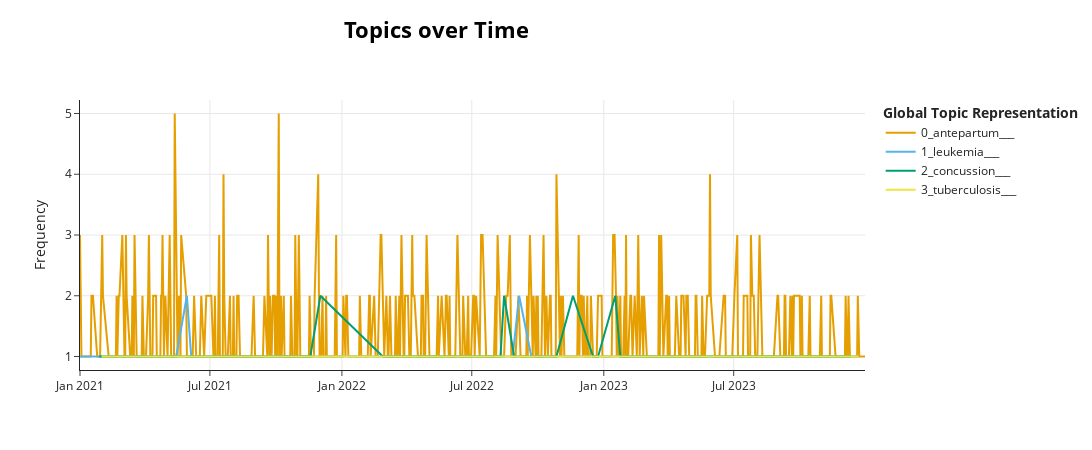

Notebook cell for this chart:
### Code cell
# visualize
topic_model.visualize_topics_over_time(topics_over_time)

### Figure 1 — Plotly figure (JSON) as saved in the notebook; plotly's stock layout.template omitted (floating-point values rounded to 4 significant figures; data arrays with more than 128 entries replaced by an {"elided": "..."} marker saying what was removed)
{"data": [{"hoverinfo": "text", "hovertext": {"elided": "594 str values"}, "marker": {"color": "#E69F00"}, "mode": "lines", "name": "0_antepartum___", "type": "scatter", "x": {"elided": "594 str values"}, "y": {"elided": "594 int values"}}, {"hoverinfo": "text", "hovertext": ["<b>Topic 1</b><br>Words: leukemia, , , , ", "<b>Topic 1</b><br>Words: leukemia, , , , ", "<b>Topic 1</b><br>Words: leukemia, , , , ", "<b>Topic 1</b><br>Words: lymphoproliferative disorder, , , , ", "<b>Topic 1</b><br>Words: leukemia, , , , ", "<b>Topic 1</b><br>Words: leukemia, , , , ", "<b>Topic 1</b><br>Words: leukemia, , , , ", "<b>Topic 1</b><br>Words: leukemia, , , , ", "<b>Topic 1</b><br>Words: leukemia, , , , ", "<b>Topic 1</b><br>Words: leukemia, , , , ", "<b>Topic 1</b><br>Words: ear, , , , ", "<b>Topic 1</b><br>Words: sarcoma, , , , ", "<b>Topic 1</b><br>Words: leukemia, , , , ", "<b>Topic 1</b><br>Words: leukemia, , , , ", "<b>Topic 1</b><br>Words: carcinoma, , , , ", "<b>Topic 1</b><br>Words: neoplasm, , , , ", "<b>Topic 1</b><br>Words: leukemia, , , , ", "<b>Topic 1</b><br>Words: leukemia, , , , ", "<b>Topic 1</b><br>Words: leukemia, , , , ", "<b>Topic 1</b><br>Words: leukemia, , , , ", "<b>Topic 1</b><br>Words: leukemia, , , , ", "<b>Topic 1</b><br>Words: leukemia, , , , ", "<b>Topic 1</b><br>Words: leukemia, , , , ", "<b>Topic 1</b><br>Words: leukemia, , , , ", "<b>Topic 1</b><br>Words: leukemia, , , , ", "<b>Topic 1</b><br>Words: tuberculosis, , , , ", "<b>Topic 1</b><br>Words: leukemia, , , , ", "<b>Topic 1</b><br>Words: leukemia, , , , ", "<b>Topic 1</b><br>Words: leukemia, , , , ", "<b>Topic 1</b><br>Words: leukemia, , , , ", "<b>Topic 1</b><br>Words: leukemia, , , , ", "<b>Topic 1</b><br>Words: leukemia, , , , ", "<b>Topic 1</b><br>Words: lymphoma, , , , ", "<b>Topic 1</b><br>Words: lymphosarcoma, , , , ", "<b>Topic 1</b><br>Words: reticuloendotheliosis, , , , ", "<b>Topic 1</b><br>Words: carcinoma, , , , ", "<b>Topic 1</b><br>Words: biliary carcinoma, , , , ", "<b>Topic 1</b><br>Words: leukemia, , , , ", "<b>Topic 1</b><br>Words: leukemia, , , , ", "<b>Topic 1</b><br>Words: leukemia, , , , ", "<b>Topic 1</b><br>Words: lymphoma, , , , ", "<b>Topic 1</b><br>Words: leukemia, , , , ", "<b>Topic 1</b><br>Words: leukemia, , , , ", "<b>Topic 1</b><br>Words: leukemia, , , , ", "<b>Topic 1</b><br>Words: leukemia, , , , ", "<b>Topic 1</b><br>Words: leukemia, , , , ", "<b>Topic 1</b><br>Words: coccyx, , , , ", "<b>Topic 1</b><br>Words: leukemia, , , , ", "<b>Topic 1</b><br>Words: leukemia, , , , ", "<b>Topic 1</b><br>Words: lymphoid, , , , ", "<b>Topic 1</b><br>Words: neoplasm, , , , ", "<b>Topic 1</b><br>Words: leukemia, , , , ", "<b>Topic 1</b><br>Words: carcinoma, , , , ", "<b>Topic 1</b><br>Words: leukemia, , , , ", "<b>Topic 1</b><br>Words: leukemia, , , , ", "<b>Topic 1</b><br>Words: bladder cancer, , , , ", "<b>Topic 1</b><br>Words: carcinoma, , , , ", "<b>Topic 1</b><br>Words: leukemia, , , , ", "<b>Topic 1</b><br>Words: tuberculosis, , , , ", "<b>Topic 1</b><br>Words: leukemia, , , , ", "<b>Topic 1</b><br>Words: leukemia, , , , ", "<b>Topic 1</b><br>Words: tuberculosis, , , , ", "<b>Topic 1</b><br>Words: lymphosarcoma, , , , ", "<b>Topic 1</b><br>Words: papnicolaou, , , , ", "<b>Topic 1</b><br>Words: leukemia, , , , ", "<b>Topic 1</b><br>Words: leukemia, , , , ", "<b>Topic 1</b><br>Words: leukemia, , , , ", "<b>Topic 1</b><br>Words: leukemia, , , , ", "<b>Topic 1</b><br>Words: lymphoid, , , , ", "<b>Topic 1</b><br>Words: leukemia, , , , ", "<b>Topic 1</b><br>Words: leukemia, , , , ", "<b>Topic 1</b><br>Words: ear, , , , ", "<b>Topic 1</b><br>Words: leukemia, , , , ", "<b>Topic 1</b><br>Words: leukemia, , , , ", "<b>Topic 1</b><br>Words: tuberculosis, , , , ", "<b>Topic 1</b><br>Words: tumor, , , , ", "<b>Topic 1</b><br>Words: leukemia, , , , ", "<b>Topic 1</b><br>Words: leukemia, , , , ", "<b>Topic 1</b><br>Words: pulmonary fibrosis, , , , ", "<b>Topic 1</b><br>Words: leukemia, , , , ", "<b>Topic 1</b><br>Words: asc, , , , ", "<b>Topic 1</b><br>Words: leukemia, , , , ", "<b>Topic 1</b><br>Words: leukemia, , , , ", "<b>Topic 1</b><br>Words: leukemia, , , , ", "<b>Topic 1</b><br>Words: leukemia, , , , ", "<b>Topic 1</b><br>Words: leukemia, , , , ", "<b>Topic 1</b><br>Words: lymphoma, , , , ", "<b>Topic 1</b><br>Words: neoplasm, , , , ", "<b>Topic 1</b><br>Words: leukemia, , , , ", "<b>Topic 1</b><br>Words: leukemia, , , , ", "<b>Topic 1</b><br>Words: neoplasm, , , , ", "<b>Topic 1</b><br>Words: tuberculosis, , , , ", "<b>Topic 1</b><br>Words: thoracic lobe, , , , "], "marker": {"color": "#56B4E9"}, "mode": "lines", "name": "1_leukemia___", "type": "scatter", "x": ["2021-01-01T00:00:00", "2021-01-03T00:00:00", "2021-01-07T00:00:00", "2021-01-10T00:00:00", "2021-01-28T00:00:00", "2021-02-10T00:00:00", "2021-03-18T00:00:00", "2021-04-10T00:00:00", "2021-04-25T00:00:00", "2021-04-29T00:00:00", "2021-05-15T00:00:00", "2021-05-30T00:00:00", "2021-06-05T00:00:00", "2021-06-16T00:00:00", "2021-06-26T00:00:00", "2021-06-28T00:00:00", "2021-07-07T00:00:00", "2021-08-04T00:00:00", "2021-08-15T00:00:00", "2021-08-21T00:00:00", "2021-08-22T00:00:00", "2021-10-27T00:00:00", "2021-10-31T00:00:00", "2021-11-05T00:00:00", "2021-11-08T00:00:00", "2021-12-07T00:00:00", "2021-12-09T00:00:00", "2021-12-20T00:00:00", "2022-01-02T00:00:00", "2022-01-11T00:00:00", "2022-01-16T00:00:00", "2022-01-18T00:00:00", "2022-01-20T00:00:00", "2022-01-26T00:00:00", "2022-01-27T00:00:00", "2022-02-01T00:00:00", "2022-02-03T00:00:00", "2022-02-20T00:00:00", "2022-02-21T00:00:00", "2022-04-26T00:00:00", "2022-04-29T00:00:00", "2022-05-04T00:00:00", "2022-05-29T00:00:00", "2022-06-15T00:00:00", "2022-07-03T00:00:00", "2022-07-15T00:00:00", "2022-07-16T00:00:00", "2022-08-02T00:00:00", "2022-08-04T00:00:00", "2022-08-08T00:00:00", "2022-08-13T00:00:00", "2022-08-27T00:00:00", "2022-09-05T00:00:00", "2022-09-22T00:00:00", "2022-09-30T00:00:00", "2022-10-08T00:00:00", "2022-10-10T00:00:00", "2022-10-11T00:00:00", "2022-10-13T00:00:00", "2022-10-14T00:00:00", "2022-10-16T00:00:00", "2022-10-17T00:00:00", "2022-10-28T00:00:00", "2022-11-22T00:00:00", "2022-11-26T00:00:00", "2022-12-01T00:00:00", "2022-12-08T00:00:00", "2022-12-13T00:00:00", "2022-12-19T00:00:00", "2022-12-21T00:00:00", "2022-12-26T00:00:00", "2022-12-27T00:00:00", "2023-01-01T00:00:00", "2023-02-06T00:00:00", "2023-02-13T00:00:00", "2023-02-18T00:00:00", "2023-03-03T00:00:00", "2023-03-09T00:00:00", "2023-03-26T00:00:00", "2023-04-01T00:00:00", "2023-05-28T00:00:00", "2023-06-02T00:00:00", "2023-06-15T00:00:00", "2023-07-11T00:00:00", "2023-07-23T00:00:00", "2023-08-20T00:00:00", "2023-09-04T00:00:00", "2023-09-12T00:00:00", "2023-10-19T00:00:00", "2023-10-25T00:00:00", "2023-12-06T00:00:00", "2023-12-07T00:00:00", "2023-12-22T00:00:00"], "y": [1, 1, 1, 1, 1, 1, 1, 1, 1, 1, 1, 2, 1, 1, 1, 1, 1, 1, 1, 1, 1, 1, 1, 1, 1, 1, 1, 1, 1, 1, 1, 1, 1, 1, 1, 1, 1, 1, 1, 1, 1, 1, 1, 1, 1, 1, 1, 1, 1, 1, 1, 1, 2, 1, 1, 1, 1, 1, 1, 1, 1, 1, 1, 1, 1, 1, 1, 1, 1, 1, 1, 1, 1, 1, 1, 1, 1, 1, 1, 1, 1, 1, 1, 1, 1, 1, 1, 1, 1, 1, 1, 1, 1]}, {"hoverinfo": "text", "hovertext": ["<b>Topic 2</b><br>Words: fractured skull, , , , ", "<b>Topic 2</b><br>Words: concussion, , , , ", "<b>Topic 2</b><br>Words: concussion, , , , ", "<b>Topic 2</b><br>Words: face fracture, , , , ", "<b>Topic 2</b><br>Words: hemorrhage, , , , ", "<b>Topic 2</b><br>Words: face, , , , ", "<b>Topic 2</b><br>Words: concussion, , , , ", "<b>Topic 2</b><br>Words: hemorrhage, , , , ", "<b>Topic 2</b><br>Words: traumatic brain injury, , , , ", "<b>Topic 2</b><br>Words: fracture, , , , ", "<b>Topic 2</b><br>Words: face fracture, , , , ", "<b>Topic 2</b><br>Words: hemorrhage, , , , ", "<b>Topic 2</b><br>Words: fractured skull, , , , ", "<b>Topic 2</b><br>Words: a skull fracture, , , , ", "<b>Topic 2</b><br>Words: amputation, , , , ", "<b>Topic 2</b><br>Words: laceration, , , , ", "<b>Topic 2</b><br>Words: fracture, , , , ", "<b>Topic 2</b><br>Words: hemorrhage, , , , ", "<b>Topic 2</b><br>Words: concussion, , , , ", "<b>Topic 2</b><br>Words: laceration, , , , ", "<b>Topic 2</b><br>Words: concussion, , , , ", "<b>Topic 2</b><br>Words: concussion, , , , ", "<b>Topic 2</b><br>Words: concussion, , , , ", "<b>Topic 2</b><br>Words: face, , , , ", "<b>Topic 2</b><br>Words: a skull fracture, , , , ", "<b>Topic 2</b><br>Words: skull, , , , ", "<b>Topic 2</b><br>Words: fractured skull, , , , ", "<b>Topic 2</b><br>Words: concussion, , , , ", "<b>Topic 2</b><br>Words: fractures, , , , ", "<b>Topic 2</b><br>Words: concussion, , , , ", "<b>Topic 2</b><br>Words: fractured skull, , , , ", "<b>Topic 2</b><br>Words: concussion, , , , ", "<b>Topic 2</b><br>Words: skull, , , , ", "<b>Topic 2</b><br>Words: hemorrhage, , , , ", "<b>Topic 2</b><br>Words: concussion, , , , ", "<b>Topic 2</b><br>Words: concussion, , , , ", "<b>Topic 2</b><br>Words: concussion, , , , ", "<b>Topic 2</b><br>Words: fractured skull, , , , "], "marker": {"color": "#009E73"}, "mode": "lines", "name": "2_concussion___", "type": "scatter", "x": ["2021-01-28T00:00:00", "2021-03-10T00:00:00", "2021-03-30T00:00:00", "2021-07-29T00:00:00", "2021-08-17T00:00:00", "2021-08-26T00:00:00", "2021-08-30T00:00:00", "2021-10-20T00:00:00", "2021-10-28T00:00:00", "2021-11-18T00:00:00", "2021-12-02T00:00:00", "2022-02-27T00:00:00", "2022-03-01T00:00:00", "2022-03-11T00:00:00", "2022-04-19T00:00:00", "2022-05-15T00:00:00", "2022-07-22T00:00:00", "2022-07-28T00:00:00", "2022-08-10T00:00:00", "2022-08-15T00:00:00", "2022-08-29T00:00:00", "2022-09-11T00:00:00", "2022-09-26T00:00:00", "2022-10-17T00:00:00", "2022-10-27T00:00:00", "2022-11-19T00:00:00", "2022-12-17T00:00:00", "2022-12-21T00:00:00", "2022-12-24T00:00:00", "2023-01-17T00:00:00", "2023-01-24T00:00:00", "2023-03-02T00:00:00", "2023-03-17T00:00:00", "2023-06-07T00:00:00", "2023-08-07T00:00:00", "2023-09-05T00:00:00", "2023-12-03T00:00:00", "2023-12-11T00:00:00"], "y": [1, 1, 1, 1, 1, 1, 1, 1, 1, 1, 2, 1, 1, 1, 1, 1, 1, 1, 1, 2, 1, 1, 1, 1, 1, 2, 1, 1, 1, 2, 1, 1, 1, 1, 1, 1, 1, 1]}, {"hoverinfo": "text", "hovertext": ["<b>Topic 3</b><br>Words: tuberculosis, , , , ", "<b>Topic 3</b><br>Words: tuberculosis, , , , ", "<b>Topic 3</b><br>Words: tuberculosis, , , , ", "<b>Topic 3</b><br>Words: tuberculosis, , , , ", "<b>Topic 3</b><br>Words: tuberculosis, , , , ", "<b>Topic 3</b><br>Words: tuberculosis, , , , ", "<b>Topic 3</b><br>Words: tuberculosis, , , , ", "<b>Topic 3</b><br>Words: tuberculosis, , , , ", "<b>Topic 3</b><br>Words: tuberculosis, , , , ", "<b>Topic 3</b><br>Words: tuberculosis, , , , ", "<b>Topic 3</b><br>Words: tuberculosis, , , , ", "<b>Topic 3</b><br>Words: tuberculosis, , , , ", "<b>Topic 3</b><br>Words: tuberculosis, , , , ", "<b>Topic 3</b><br>Words: tuberculosis, , , , ", "<b>Topic 3</b><br>Words: tuberculosis, , , , ", "<b>Topic 3</b><br>Words: tuberculosis, , , , ", "<b>Topic 3</b><br>Words: tuberculosis, , , , ", "<b>Topic 3</b><br>Words: tuberculosis, , , , ", "<b>Topic 3</b><br>Words: tuberculosis, , , , ", "<b>Topic 3</b><br>Words: tuberculosis, , , , ", "<b>Topic 3</b><br>Words: tuberculosis, , , , ", "<b>Topic 3</b><br>Words: tuberculosis, , , , "], "marker": {"color": "#F0E442"}, "mode": "lines", "name": "3_tuberculosis___", "type": "scatter", "x": ["2021-01-31T00:00:00", "2021-02-13T00:00:00", "2021-03-08T00:00:00", "2021-03-10T00:00:00", "2021-05-07T00:00:00", "2021-06-25T00:00:00", "2021-06-30T00:00:00", "2022-01-09T00:00:00", "2022-07-26T00:00:00", "2022-08-12T00:00:00", "2022-09-20T00:00:00", "2022-09-24T00:00:00", "2022-12-12T00:00:00", "2023-01-03T00:00:00", "2023-02-03T00:00:00", "2023-02-26T00:00:00", "2023-04-06T00:00:00", "2023-04-07T00:00:00", "2023-06-02T00:00:00", "2023-08-19T00:00:00", "2023-12-18T00:00:00", "2023-12-22T00:00:00"], "y": [1, 1, 1, 1, 1, 1, 1, 1, 1, 1, 1, 1, 1, 1, 1, 1, 1, 1, 1, 1, 1, 1]}], "layout": {"height": 450, "hoverlabel": {"bgcolor": "white", "font": {"family": "Rockwell", "size": 16}}, "legend": {"title": {"text": "<b>Global Topic Representation"}}, "title": {"font": {"color": "Black", "size": 22}, "text": "<b>Topics over Time</b>", "x": 0.4, "xanchor": "center", "y": 0.95, "yanchor": "top"}, "width": 1250, "xaxis": {"showgrid": true}, "yaxis": {"showgrid": true, "title": {"text": "Frequency"}}}}
